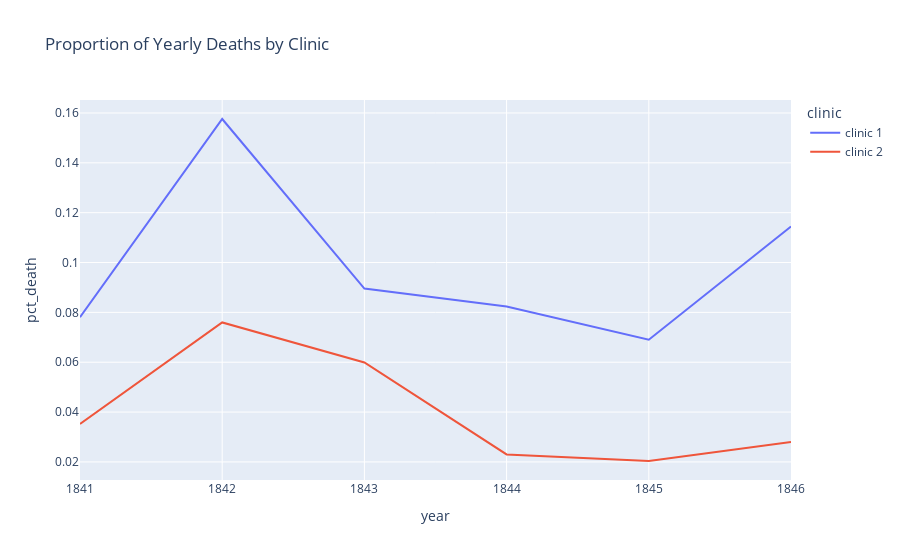

Here is the notebook cell this chart was saved with:
### Markdown cell above
### Plotting the Proportion of Yearly Deaths by Clinic

### Code cell
line = px.line(df_yearly, 
               x='year', 
               y='pct_death',
               color='clinic',
               title='Proportion of Yearly Deaths by Clinic')
 
line.show()

### Figure 1 — Plotly figure (JSON) as saved in the notebook; plotly's stock layout.template omitted (floating-point values rounded to 4 significant figures)
{"data": [{"hovertemplate": "clinic=clinic 1<br>year=%{x}<br>pct_death=%{y}<extra></extra>", "legendgroup": "clinic 1", "line": {"color": "#636efa", "dash": "solid"}, "mode": "lines", "name": "clinic 1", "orientation": "v", "showlegend": true, "type": "scatter", "x": [1841, 1842, 1843, 1844, 1845, 1846], "xaxis": "x", "y": [0.07806, 0.1576, 0.08954, 0.08236, 0.06901, 0.1145], "yaxis": "y"}, {"hovertemplate": "clinic=clinic 2<br>year=%{x}<br>pct_death=%{y}<extra></extra>", "legendgroup": "clinic 2", "line": {"color": "#EF553B", "dash": "solid"}, "mode": "lines", "name": "clinic 2", "orientation": "v", "showlegend": true, "type": "scatter", "x": [1841, 1842, 1843, 1844, 1845, 1846], "xaxis": "x", "y": [0.03522, 0.07597, 0.05988, 0.023, 0.02036, 0.02797], "yaxis": "y"}], "layout": {"legend": {"title": {"text": "clinic"}, "tracegroupgap": 0}, "title": {"text": "Proportion of Yearly Deaths by Clinic"}, "xaxis": {"anchor": "y", "domain": [0, 1], "title": {"text": "year"}}, "yaxis": {"anchor": "x", "domain": [0, 1], "title": {"text": "pct_death"}}}}
